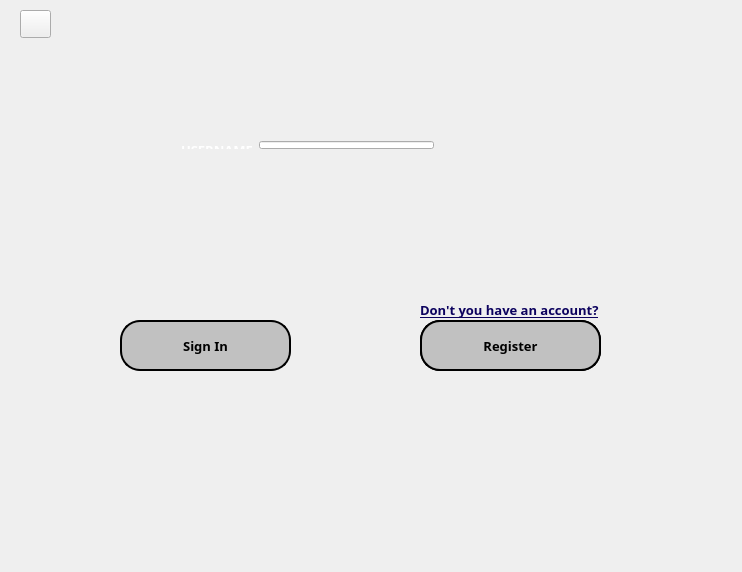
<?xml version="1.0" encoding="UTF-8"?>
<ui version="4.0">
 <class>InterfaceClass</class>
 <widget class="QMainWindow" name="InterfaceClass">
  <property name="geometry">
   <rect>
    <x>0</x>
    <y>0</y>
    <width>742</width>
    <height>572</height>
   </rect>
  </property>
  <property name="font">
   <font>
    <family>Microsoft Tai Le</family>
    <pointsize>10</pointsize>
    <weight>75</weight>
    <bold>true</bold>
   </font>
  </property>
  <property name="mouseTracking">
   <bool>false</bool>
  </property>
  <property name="windowTitle">
   <string>OneDriveWannaBE</string>
  </property>
  <widget class="QWidget" name="centralWidget">
   <widget class="QPushButton" name="signIn">
    <property name="geometry">
     <rect>
      <x>120</x>
      <y>320</y>
      <width>171</width>
      <height>51</height>
     </rect>
    </property>
    <property name="styleSheet">
     <string notr="true">background-color: rgb(193, 193, 193);
border-style: outset;
border-width:2px;
border-radius:20px;
border-color:black;
font: bold 15x;</string>
    </property>
    <property name="text">
     <string>Sign In</string>
    </property>
   </widget>
   <widget class="QPushButton" name="signUp">
    <property name="geometry">
     <rect>
      <x>420</x>
      <y>320</y>
      <width>181</width>
      <height>51</height>
     </rect>
    </property>
    <property name="mouseTracking">
     <bool>false</bool>
    </property>
    <property name="styleSheet">
     <string notr="true">background-color: rgb(193, 193, 193);
border-style: outset;
border-width:2px;
border-radius:20px;
border-color:black;
font: bold 15x;</string>
    </property>
    <property name="text">
     <string>Sign Up</string>
    </property>
   </widget>
   <widget class="QWidget" name="layoutWidget">
    <property name="geometry">
     <rect>
      <x>170</x>
      <y>130</y>
      <width>275</width>
      <height>30</height>
     </rect>
    </property>
    <layout class="QHBoxLayout" name="horizontalLayout">
     <item>
      <widget class="QLabel" name="label_username">
       <property name="text">
        <string>&lt;html&gt;&lt;head/&gt;&lt;body&gt;&lt;p&gt;&lt;span style=&quot; color:#ffffff;&quot;&gt;USERNAME&lt;/span&gt;&lt;/p&gt;&lt;/body&gt;&lt;/html&gt;</string>
       </property>
      </widget>
     </item>
     <item>
      <widget class="QLineEdit" name="lineEdit_username"/>
     </item>
    </layout>
   </widget>
   <widget class="QLabel" name="label">
    <property name="geometry">
     <rect>
      <x>420</x>
      <y>300</y>
      <width>181</width>
      <height>20</height>
     </rect>
    </property>
    <property name="styleSheet">
     <string notr="true">font: bold 15x;
text-decoration: underline;
color: rgb(12, 2, 94);</string>
    </property>
    <property name="text">
     <string>Don't you have an account?</string>
    </property>
   </widget>
   <widget class="QPushButton" name="Register">
    <property name="geometry">
     <rect>
      <x>420</x>
      <y>320</y>
      <width>181</width>
      <height>51</height>
     </rect>
    </property>
    <property name="mouseTracking">
     <bool>false</bool>
    </property>
    <property name="styleSheet">
     <string notr="true">background-color: rgb(193, 193, 193);
border-style: outset;
border-width:2px;
border-radius:20px;
border-color:black;
font: bold 15x;</string>
    </property>
    <property name="text">
     <string>Register</string>
    </property>
   </widget>
   <widget class="QPushButton" name="Back">
    <property name="geometry">
     <rect>
      <x>20</x>
      <y>10</y>
      <width>31</width>
      <height>28</height>
     </rect>
    </property>
    <property name="text">
     <string/>
    </property>
   </widget>
  </widget>
 </widget>
 <layoutdefault spacing="6" margin="11"/>
 <resources>
  <include location="Interface.qrc"/>
 </resources>
 <connections/>
</ui>
